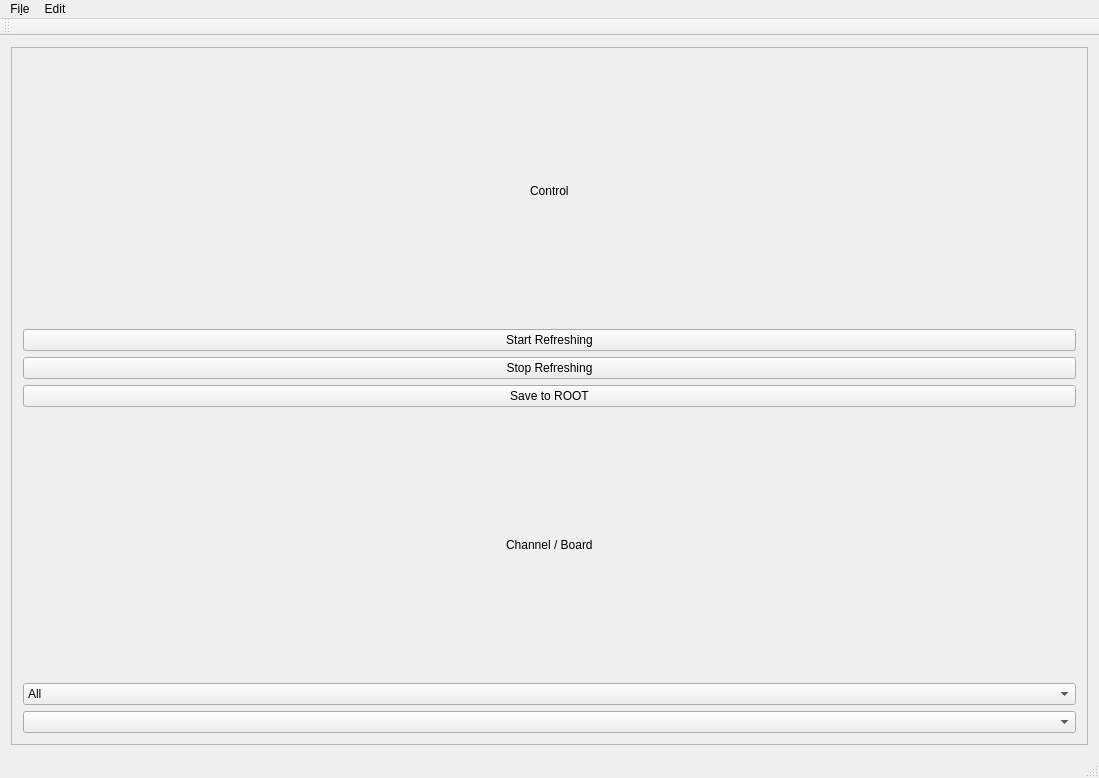
<?xml version="1.0" encoding="UTF-8"?>
<ui version="4.0">
 <class>HistoSpyInterface</class>
 <widget class="QMainWindow" name="HistoSpyInterface">
  <property name="windowModality">
   <enum>Qt::ApplicationModal</enum>
  </property>
  <property name="geometry">
   <rect>
    <x>0</x>
    <y>0</y>
    <width>1099</width>
    <height>778</height>
   </rect>
  </property>
  <property name="sizePolicy">
   <sizepolicy hsizetype="Maximum" vsizetype="Maximum">
    <horstretch>0</horstretch>
    <verstretch>0</verstretch>
   </sizepolicy>
  </property>
  <property name="windowTitle">
   <string>Histograms</string>
  </property>
  <widget class="QWidget" name="centralWidget">
   <layout class="QHBoxLayout" name="horizontalLayout" stretch="0">
    <item>
     <widget class="QFrame" name="frame">
      <property name="frameShape">
       <enum>QFrame::StyledPanel</enum>
      </property>
      <property name="frameShadow">
       <enum>QFrame::Raised</enum>
      </property>
      <layout class="QHBoxLayout" name="horizontalLayout_2" stretch="8,1">
       <item>
        <layout class="QGridLayout" name="gridHisto"/>
       </item>
       <item>
        <layout class="QGridLayout" name="gridHistoButtons" rowstretch="0,0,0,0,0,0,0" columnstretch="1" rowminimumheight="0,0,0,0,0,0,0">
         <item row="5" column="0">
          <widget class="QComboBox" name="selectChannel">
           <item>
            <property name="text">
             <string>All</string>
            </property>
           </item>
          </widget>
         </item>
         <item row="1" column="0">
          <widget class="QPushButton" name="startHistoButton">
           <property name="text">
            <string>Start Refreshing</string>
           </property>
          </widget>
         </item>
         <item row="0" column="0" alignment="Qt::AlignHCenter">
          <widget class="QLabel" name="labelControl">
           <property name="text">
            <string>Control</string>
           </property>
          </widget>
         </item>
         <item row="6" column="0">
          <widget class="QComboBox" name="selectBoard"/>
         </item>
         <item row="3" column="0">
          <widget class="QPushButton" name="saveHistoButton">
           <property name="text">
            <string>Save to ROOT</string>
           </property>
          </widget>
         </item>
         <item row="2" column="0">
          <widget class="QPushButton" name="stopHistoButton">
           <property name="text">
            <string>Stop Refreshing</string>
           </property>
          </widget>
         </item>
         <item row="4" column="0" alignment="Qt::AlignHCenter">
          <widget class="QLabel" name="labelSelect">
           <property name="text">
            <string>Channel / Board</string>
           </property>
          </widget>
         </item>
        </layout>
       </item>
      </layout>
     </widget>
    </item>
   </layout>
  </widget>
  <widget class="QMenuBar" name="menuBar">
   <property name="geometry">
    <rect>
     <x>0</x>
     <y>0</y>
     <width>1099</width>
     <height>29</height>
    </rect>
   </property>
   <widget class="QMenu" name="menuFile">
    <property name="title">
     <string>Fi&amp;le</string>
    </property>
    <addaction name="actionConnect"/>
    <addaction name="separator"/>
    <addaction name="actionQuit"/>
   </widget>
   <widget class="QMenu" name="menuEdit">
    <property name="title">
     <string>Edit</string>
    </property>
   </widget>
   <addaction name="menuFile"/>
   <addaction name="menuEdit"/>
  </widget>
  <widget class="QToolBar" name="mainToolBar">
   <attribute name="toolBarArea">
    <enum>TopToolBarArea</enum>
   </attribute>
   <attribute name="toolBarBreak">
    <bool>false</bool>
   </attribute>
  </widget>
  <widget class="QStatusBar" name="statusBar"/>
  <action name="action">
   <property name="text">
    <string>&amp;Save Configuration</string>
   </property>
   <property name="shortcut">
    <string>Ctrl+S</string>
   </property>
  </action>
  <action name="actionLoad">
   <property name="text">
    <string>&amp;Load Configuration</string>
   </property>
   <property name="shortcut">
    <string>Ctrl+L</string>
   </property>
  </action>
  <action name="actionConnect">
   <property name="text">
    <string>&amp;Connect</string>
   </property>
   <property name="shortcut">
    <string>Ctrl+B</string>
   </property>
  </action>
  <action name="actionQuit">
   <property name="text">
    <string>&amp;Quit</string>
   </property>
   <property name="shortcut">
    <string>Ctrl+Q</string>
   </property>
  </action>
 </widget>
 <layoutdefault spacing="6" margin="11"/>
 <resources/>
 <connections>
  <connection>
   <sender>actionQuit</sender>
   <signal>changed()</signal>
   <receiver>HistoSpyInterface</receiver>
   <slot>close()</slot>
   <hints>
    <hint type="sourcelabel">
     <x>-1</x>
     <y>-1</y>
    </hint>
    <hint type="destinationlabel">
     <x>524</x>
     <y>395</y>
    </hint>
   </hints>
  </connection>
 </connections>
</ui>
